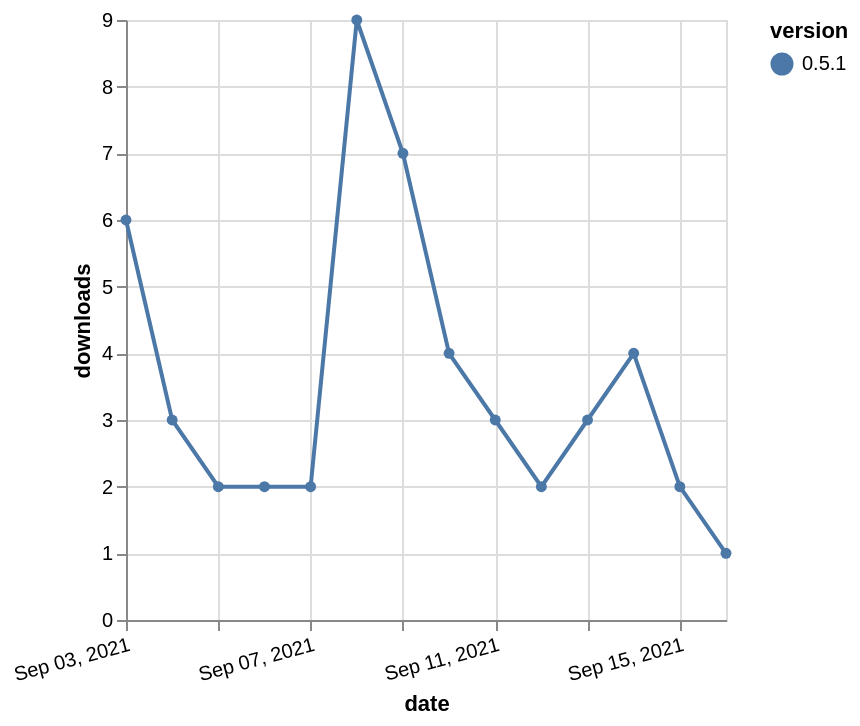

This figure's Vega-Lite source:
### Vega-Lite specification from a JSON file in a GitHub repository (floating-point values rounded to 4 significant figures)
{"$schema": "https://vega.github.io/schema/vega-lite/v5.json", "description": "A simple bar chart with embedded data.", "data": {"values": [{"date": "2021-09-03", "total": 6215, "delta": 6, "version": "0.5.1"}, {"date": "2021-09-04", "total": 6218, "delta": 3, "version": "0.5.1"}, {"date": "2021-09-05", "total": 6220, "delta": 2, "version": "0.5.1"}, {"date": "2021-09-06", "total": 6222, "delta": 2, "version": "0.5.1"}, {"date": "2021-09-07", "total": 6224, "delta": 2, "version": "0.5.1"}, {"date": "2021-09-08", "total": 6233, "delta": 9, "version": "0.5.1"}, {"date": "2021-09-09", "total": 6240, "delta": 7, "version": "0.5.1"}, {"date": "2021-09-10", "total": 6244, "delta": 4, "version": "0.5.1"}, {"date": "2021-09-11", "total": 6247, "delta": 3, "version": "0.5.1"}, {"date": "2021-09-12", "total": 6249, "delta": 2, "version": "0.5.1"}, {"date": "2021-09-13", "total": 6252, "delta": 3, "version": "0.5.1"}, {"date": "2021-09-14", "total": 6256, "delta": 4, "version": "0.5.1"}, {"date": "2021-09-15", "total": 6258, "delta": 2, "version": "0.5.1"}, {"date": "2021-09-16", "total": 6259, "delta": 1, "version": "0.5.1"}]}, "width": "container", "mark": {"type": "line", "point": {"filled": true}}, "encoding": {"x": {"field": "date", "type": "temporal", "timeUnit": "yearmonthdate", "title": "date", "axis": {"labelAngle": -15}}, "y": {"field": "delta", "type": "quantitative", "title": "downloads"}, "color": {"field": "version", "type": "nominal"}, "tooltip": {"field": "delta"}}}
